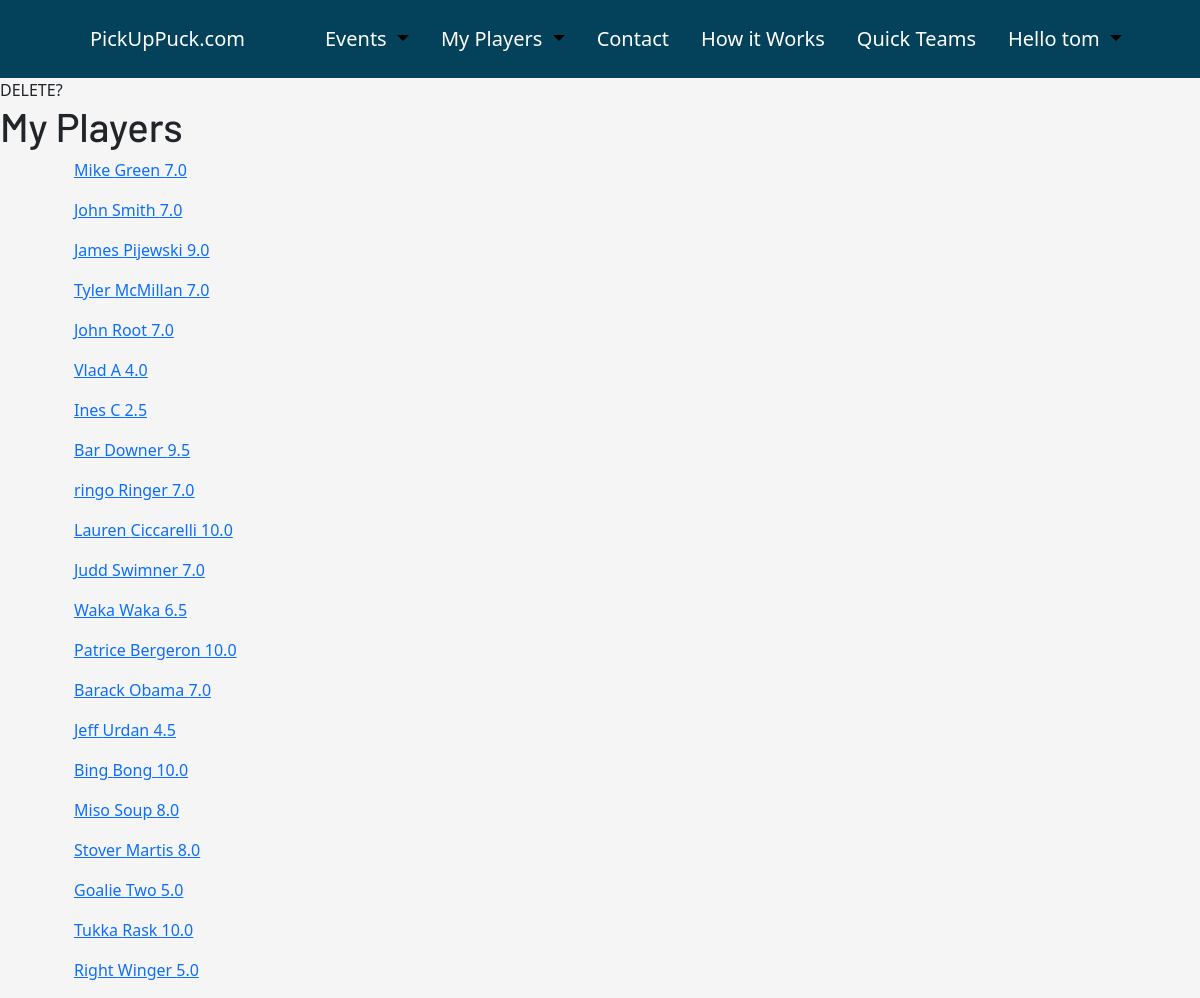
The page /organize/my-players/list (signed in) on the database its author committed.
### OrgDash/models.py (models this page shows, shortened)
class Player(models.Model):
    first_name = models.CharField(max_length=150, default= None)
    last_name = models.CharField(max_length=150, default= None)
    email = models.EmailField(max_length=150, default= None)
    skill = models.DecimalField(max_digits=4, decimal_places=1)
    created_by = models.ForeignKey(User, on_delete= models.CASCADE, default= 1)
    goalie = models.BooleanField(default= False, null= True)
    class Meta():
        unique_together= ("created_by", "email")

### OrgDash/views.py (the view)
# urls.py: path('my-players/list', views.PlayerListiview.as_view(), name = 'player_list'),
class PlayerListiview(ListView):
    model = Player
    template_name = 'OrgDash/Players/player_list.html'
    def get_queryset(self):
        all_players = super().get_queryset()
        my_players = all_players.filter(created_by = self.request.user)
        return my_players

### OrgDash/templates/OrgDash/Players/player_list.html
{% extends 'base.html' %}
{% block body_block %}
DELETE?
<h1>My Players</h1>
<div class="container">
     {% for player in object_list %}
     <ul>
        <a href="{{player.id}}">{{player.first_name}} {{player.last_name}} {{player.skill}} </a>
     </ul>
     {% endfor %}
</div>
{% endblock %}

### pickuphockey/templates/base.html (shortened to what this page needs)
{% load static %}
<!DOCTYPE html>
<html lang="en">
<head>
    <link href="https://cdn.jsdelivr.net/npm/bootstrap@5.3.0-alpha1/dist/css/bootstrap.min.css" rel="stylesheet">
    <link rel="stylesheet" href="{% static 'pickuphockey.css' %}">
</head>
<nav class="navbar navbar-expand-lg main-nav py-3" aria-label="Ninth navbar example">
  <div class="container-xl">
    <a href="/" class="navbar-brand nav-links px-5">PickUpPuck.com</a>
    {% if user.is_authenticated %}
    <div class="collapse navbar-collapse" id="navbarsExample07XL">
      <ul class="navbar-nav me-auto mb-2 mb-lg-0">
        <li class="nav-item dropdown px-2">
          <a class="nav-link dropdown-toggle active nav-links" href="#" role="button" data-bs-toggle="dropdown" aria-expanded="false">
           Events
          </a>
        </li>
        <li class="nav-item dropdown px-2">
          <a class="nav-link dropdown-toggle active nav-links" href="#" role="button" data-bs-toggle="dropdown" aria-expanded="false">
            My Players
          </a>
        </li>
        <li class="px-2"><a href="{% url 'contact' %}" class="nav-links nav-link link-body-emphasis">Contact</a></li>
        <li class="px-2"><a href="{% url 'how_it_works' %}" class="nav-links nav-link link-body-emphasis">How it Works</a></li>
        <li class="px-2"><a href="{% url 'quickteams:quick_teams' %}" class="nav-links nav-link link-body-emphasis">Quick Teams</a></li>
        <li class="nav-item dropdown px-2 ">
          <a class="nav-link dropdown-toggle active nav-links" href="#" role="button" data-bs-toggle="dropdown" aria-expanded="false">
            Hello {{user}}
          </a>
            <a class="dropdown-item" href="/reset-password/">Reset Password</a></li>
          </ul>
    </div>
      {% endif %}
  </div>
</nav>
    <body>
                {% block body_block%}
                {% endblock %}
</body>
</html>

### pickuphockey/static/pickuphockey.css (style rules this page uses)
body { background-color: whitesmoke; }
.main-nav { background-color: #04425B; }
h1, h2, h3, h4, h5 { font-family: 'Barlow', sans-serif; }
.nav-links { -webkit-text-fill-color: #ffffff; font-size: 125%; }

### rows shown on the page
Player: first_name "Mike", last_name "Green", skill "7.0"
Player: first_name "John", last_name "Smith", skill "7.0"
Player: first_name "James", last_name "Pijewski", skill "9.0"
Player: first_name "Tyler", last_name "McMillan", skill "7.0"
Player: first_name "John", last_name "Root", skill "7.0"
Player: first_name "Vlad", last_name "A", skill "4.0"
Player: first_name "Ines", last_name "C", skill "2.5"
Player: first_name "Bar", last_name "Downer", skill "9.5"
Player: first_name "ringo", last_name "Ringer", skill "7.0"
Player: first_name "Lauren", last_name "Ciccarelli", skill "10.0"
Player: first_name "Judd", last_name "Swimner", skill "7.0"
Player: first_name "Waka", last_name "Waka", skill "6.5"
Player: first_name "Patrice", last_name "Bergeron", skill "10.0"
Player: first_name "Barack", last_name "Obama", skill "7.0"
Player: first_name "Jeff", last_name "Urdan", skill "4.5"
Player: first_name "Bing", last_name "Bong", skill "10.0"
Player: first_name "Miso", last_name "Soup", skill "8.0"
Player: first_name "Stover", last_name "Martis", skill "8.0"
Player: first_name "Goalie", last_name "Two", skill "5.0"
Player: first_name "Tukka", last_name "Rask", skill "10.0"
Player: first_name "Right", last_name "Winger", skill "5.0"

### other values the page prints
{{ user }} "tom"
